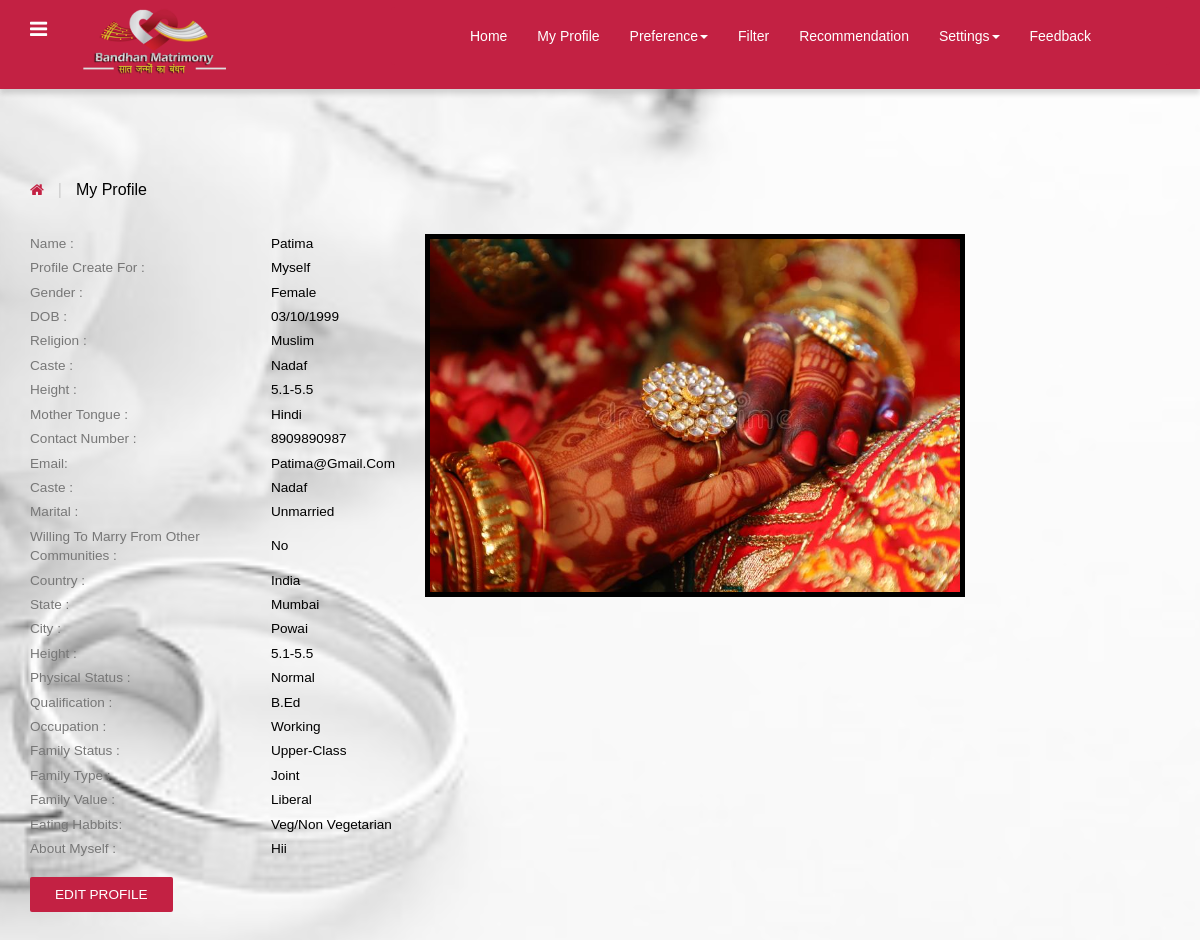
/myprofile.php (signed in), run on the app's committed database.
### tables this page shows
CREATE TABLE `tbl_bride` (
  `ps_profile` varchar(100) DEFAULT NULL,
  `ps_name` varchar(100) DEFAULT NULL,
  `ps_gender` varchar(100) DEFAULT NULL,
  `ps_dob` varchar(100) DEFAULT NULL,
  `ps_religion` varchar(100) DEFAULT NULL,
  `ps_caste` varchar(100) DEFAULT NULL,
  `ps_mother_language` varchar(100) DEFAULT NULL,
  `ps_contact` varchar(100) DEFAULT NULL,
  `ps_email` varchar(100) NOT NULL,
  `ps_password` varchar(100) DEFAULT NULL,
  `ps_question` varchar(100) DEFAULT NULL,
  `ps_answer` varchar(100) DEFAULT NULL,
  `ps_marital` varchar(100) DEFAULT NULL,
  `ps_willing` varchar(100) DEFAULT NULL,
  `ps_country` varchar(100) DEFAULT NULL,
  `ps_state` varchar(100) DEFAULT NULL,
  `ps_city` varchar(100) DEFAULT NULL,
  `ps_height` varchar(10) DEFAULT NULL,
  `ps_status` varchar(15) DEFAULT NULL,
  `ps_qualification` varchar(50) DEFAULT NULL,
  `ps_occupation` varchar(50) DEFAULT NULL,
  `ps_fstatus` varchar(50) DEFAULT NULL,
  `ps_ftype` varchar(50) DEFAULT NULL,
  `ps_fvalue` varchar(50) DEFAULT NULL,
  `ps_ehabits` varchar(50) DEFAULT NULL,
  `ps_amyself` varchar(500) DEFAULT NULL,
  `status` int(11) NOT NULL
);

### myprofile.php (the view, shortened to what this page needs)
<?php include_once("functions.php"); ?>
<?php
 $email=$_SESSION["username"];
 ?>
<!DOCTYPE HTML>
<html>
<?php include_once("header.php"); ?>
<body>
<?php
$gen=$_SESSION["gender"];
						if($gen === "Male"){
						$tab="tbl_groom";
						}
						else{
						$tab="tbl_bride";
						}
$record=mysqli_query($conn,"SELECT*FROM $tab WHERE ps_email='$email'");
$rows=mysqli_fetch_array($record);
?>
<div class="grid_3">
  <div class="container">
   <div class="breadcrumb1">
     <ul>
        <a href="index.php"><i class="fa fa-home home_1"></i></a>
        <span class="divider">&nbsp;|&nbsp;</span>
        <li class="current-page">My Profile</li>
     </ul>
   </div>
   	        <div class="col-sm-4 row_2">
				<table class="table_working_hours">
		        	<tbody>
					 <tr class="opened_1">
							<td class="day_label" >Name  :</td>
							<td class="day_value"><?php echo $rows['ps_name'];?></td>
						</tr>
					 <tr class="opened_1">
							<td class="day_label">Profile Create for :</td>
							<td class="day_value"><?php echo $rows['ps_profile'];?></td>
						</tr>
						<tr class="opened_1">
							<td class="day_label">Gender  :</td>
							<td class="day_value"><?php echo $rows['ps_gender'];?></td>
						</tr>
						<tr class="opened_1">
							<td class="day_label">DOB :</td>
							<td class="day_value"><?php echo $rows['ps_dob'];?></td>
						</tr>
						<tr class="opened_1">
							<td class="day_label">Religion :</td>
							<td class="day_value"><?php echo $rows['ps_religion'];?></td>
						</tr>
						<tr class="opened_1">
							<td class="day_label">Caste :</td>
							<td class="day_value"><?php echo $rows['ps_caste'];?></td>
						</tr>
						<tr class="opened_1">
							<td class="day_label">Height :</td>
							<td class="day_value"><?php echo $rows['ps_height'];?></td>
						</tr>
						<tr class="opened_1">
							<td class="day_label">Mother Tongue :</td>
							<td class="day_value"><?php echo $rows['ps_mother_language'];?></td>
						</tr>
						<tr class="opened_1">
							<td class="day_label">Contact Number :</td>
							<td class="day_value"><?php echo $rows['ps_contact'];?></td>
						</tr>
						<tr class="opened_1">
							<td class="day_label">Email:</td>
							<td class="day_value"><?php echo $rows['ps_email'];?></td>
						</tr>
                        <tr class="opened_1">
							<td class="day_label">Caste :</td>
							<td class="day_value"><?php echo $rows['ps_caste'];?></td>
						</tr>
						<tr class="opened_1">
							<td class="day_label">Marital :</td>
							<td class="day_value"><?php echo $rows['ps_marital'];?></td>
						</tr>
						<tr class="opened_1">
							<td class="day_label">Willing to marry from other communities :</td>
							<td class="day_value"><?php echo $rows['ps_willing'];?></td>
						</tr>
						<tr class="opened_1">
							<td class="day_label">Country :</td>
							<td class="day_value"><?php echo $rows['ps_country'];?></td>
						</tr>
						<tr class="opened_1">
							<td class="day_label">State :</td>
							<td class="day_value"><?php echo $rows['ps_state'];?></td>
						</tr>
						<tr class="opened_1">
							<td class="day_label">City :</td>
							<td class="day_value"><?php echo $rows['ps_city'];?></td>
						</tr>
						<tr class="opened_1">
							<td class="day_label">Height :</td>
							<td class="day_value"><?php echo $rows['ps_height'];?></td>
						</tr>
						<tr class="opened_1">
							<td class="day_label">Physical Status :</td>
							<td class="day_value"><?php echo $rows['ps_status'];?></td>
						</tr>
						<tr class="opened_1">
							<td class="day_label">Qualification :</td>
							<td class="day_value"><?php echo $rows['ps_qualification'];?></td>
						</tr>
						<tr class="opened_1">
							<td class="day_label">Occupation :</td>
							<td class="day_value"><?php echo $rows['ps_occupation'];?></td>
						</tr>
						<tr class="opened_1">
							<td class="day_label">Family Status :</td>
							<td class="day_value"><?php echo $rows['ps_fstatus'];?></td>
						</tr>
						<tr class="opened_1">
							<td class="day_label">Family Type :</td>
							<td class="day_value"><?php echo $rows['ps_ftype'];?></td>
						</tr>
					    <tr class="opened_1">
							<td class="day_label">Family Value :</td>
							<td class="day_value"><?php echo $rows['ps_fvalue'];?></td>
						</tr>
						<tr class="opened_1">
							<td class="day_label">Eating Habbits:</td>
							<td class="day_value"><?php echo $rows['ps_ehabits'];?></td>
						</tr>
						<tr class="opened_1">
							<td class="day_label">About Myself :</td>
							<td class="day_value"><?php echo $rows['ps_amyself'];?></td>
						</tr>
				    </tbody>
				</table>
				<div class="form-actions">
				  <button class="btn_1 submit"  id="edit-submit" name="update" onclick="document.location='mybasic.php'">Edit Profile</button>
			  </div>
		</div>
		<div class="col-sm-6">
	  	<img src="images/home-banner.jpg"  class="left-banner" alt="Responsive image">
	  </div>
</body>
		</html>

### header.php (shortened to what this page needs)
<head>
<?php include_once("functions.php"); ?>
<link href="css/bootstrap-3.1.1.min.css" rel='stylesheet' type='text/css' />
<link href="css/style.css" rel='stylesheet' type='text/css' />
<link href="css/font-awesome.css" rel="stylesheet">
<link rel="stylesheet" href="css/bootstrap-datetimepicker.min.css">
</head>
<div class="navbar navbar-inverse-blue navbar">
     <div class="navbar-inner navbar-inner_1">
        <div class="container">
           <div class="navigation">
             <nav id="colorNav">
			   <ul>
				<li class="green">
				</li>
			   </ul>
             </nav>
           </div>
           <a class="brand" href="index.php"><img src="images/logo.png" alt="logo1"></a>
           <div class="pull-right">
          	<nav class="navbar nav_bottom" role="navigation">
<nav class="navbar fixed-top navbar-expand-lg navbar-dark bg-primary  navbar-collapse">
 <div class="container-fluid">
  <div class="collapse navbar-collapse" id="main_nav">
	<ul class="navbar-nav ms-auto">
	<li class="nav-item"><a class="nav-link" href="index.php"> Home </a></li>
  <?php checkSessionExists() ?>
	</ul>
	  </div>
 </div>
</nav>
</div>
</div>
</div>

### functions.php (shortened to what this page needs)
<?php
function checkSessionExists(){
    if (isset($_SESSION["username"])) {
	   echo '<li class="nav-item"><a class="nav-link" href="myprofile.php"> My Profile </a></li>';
	    echo'<li class="dropdown">
		              <a href="#" class="dropdown-toggle" data-toggle="dropdown"> Preference<span class="caret"></span></a>
		              <ul class="dropdown-menu" role="menu">
		                <li><a href="preference-1.php">Add preference</a></li>
		                <li><a href="ebasic.php">Edit preference</a></li>
		              </ul>
		            </li>';
       echo '<li class="nav-item"><a class="nav-link" href="filter/filter.php"> Filter </a></li>';
       echo '<li class="nav-item"><a class="nav-link" href="recom.php"> Recommendation </a></li>';
       echo'<li class="dropdown">
		              <a href="#" class="dropdown-toggle" data-toggle="dropdown">Settings<span class="caret"></span></a>
		              <ul class="dropdown-menu" role="menu">
		                <li><a href="changepassword.php">Change Password</a></li>
						<li><a href="active.php">Active Account</a></li>
		                <li><a href="deactive.php">Deactive Account</a></li>
		              </ul>
		            </li>';
       echo '<li class="nav-item"><a class="nav-link" href="feedesign.php"> Feedback </a></li>';
    }else{
	  echo'<li class="nav-item"><a class="nav-link" href="home.php"> Register </a></li>';
		echo '<li class="nav-item"><a class="nav-link" href="login.php"> Login </a></li>';
}
}

### css/style.css (style rules this page uses)
ul, ol { margin: 0; }
html, body { font-family: 'Ubuntu', sans-serif; font-size: 100%; background:#fff; }
body a { transition:0.5s all; -webkit-transition:0.5s all; -moz-transition:0.5s all; -o-transition:0.5s all; -ms-transition:0.5s all; }
.navigation { float: left; margin-right: 3%; margin-top: 1px; }
#colorNav > ul { padding: 0; margin: 0; }
#colorNav > ul > li { list-style: none; position:relative; }
#colorNav li.green:after { text-shadow: none; -webkit-font-smoothing: antialiased; font-family: 'fontawesome'; speak: none; font-weight: normal; font-variant: normal; line-height: 1; text-transform: none; -moz-transition: 0.4s; -o-transition: 0.4s; -webkit-transition: 0.4s; transition: 0.4s; color: #fff; content: "\f0c9"; display: inline-block; font-size: 20px; margin-left: 0; position: relative; top: 11px; }
.navbar-inverse-blue .navbar-inner { padding: 7px 0; background:#c32143; border:none; font-size: 0.85em; }
.navbar-inner_1 { padding: 7px 0; background:#c32143; border:none; font-size: 0.85em; box-shadow: 0 5px 5px rgba(0,0,0,0.14); -webkit-box-shadow: 0 5px 5px rgba(0,0,0,0.14); -moz-box-shadow: 0 5px 5px rgba(0,0,0,0.14); -o-box-shadow: 0 5px 5px rgba(0,0,0,0.14); }
.navbar { min-height:100%; margin-bottom:0; border:none; }
.navbar-nav { margin:0; float:right; }
.navbar-nav > li > a { padding: 10px 15px; text-align: center; color: #fff; font-weight: 100; font-size:14px; }
.nav_bottom { background:none; }
.breadcrumb1 { margin-bottom:2em; }
.breadcrumb1 ul { padding:0; margin:0; list-style:none; }
.breadcrumb1 li { position: relative; margin-right: 10px; padding-right: 10px; display: inline-block; color:#000; font-size:1em; }
i.home_1 { color:#c32143; font-size:15px; }
span.divider { padding: 0 5px; color: #ccc; }
.col-sm-4.row_2 { padding-left: 0; }
table.table_working_hours { width: 100%; }
.table_working_hours tr { border: 0; }
td.day_label { color: #777; padding:5px 0; }
.table_working_hours tr { color: #000; font-size: 0.85em; text-transform: capitalize; }
.table_working_hours tr.opened_1 td { padding: 0 0 5px; }
.grid_3 { padding:5em 0; }
ul { padding: 0; list-style: none; }
.btn_1 { background: #c32143; border-radius: 2px; -webkit-border-radius: 2px; -moz-border-radius: 2px; -o-border-radius: 2px; padding: 8px 25px; display: inline-block; color: #fff; text-transform: uppercase; outline: none; border: none; margin: 1em 0 0 0; font-size: 0.85em; }
img.left-banner { display: block; max-width: 100%; background: url('http://i.imgur.com/ikxbnvc.png') repeat; border: 5px solid #000; box-sizing: border-box; }
.container-fluid { background-color: #c32143; margin: 19px; color: #c32143; }
nav.navbar.fixed-top.navbar-expand-lg.navbar-dark.bg-primary.navbar-collapse { background-color: #c32143 !important; }
.bg-primary { background-color: #c32143 !important; }
* { padding: 0; margin: 0; box-sizing: border-box; }
body { background-image: url("images/240_F_129676401_6YsI2H7WZqXqZUW54kBGAVzMkPPIFEKC.jpg"); background-size: cover; background-position: center; font-family: sans-serif; }

### data on the page
tbl_bride: ps_name "Patima", ps_profile "Myself", ps_gender "Female", ps_dob "03/10/1999", ps_religion "Muslim", ps_caste "Nadaf", ps_height "5.1-5.5", ps_mother_language "Hindi", ps_contact "8909890987", ps_email "Patima@gmail.com", ps_marital "Unmarried", ps_willing "No", ps_country "India", ps_state "Mumbai", ps_city "Powai", ps_status "Normal", ps_qualification "B.Ed", ps_occupation "Working", ps_fstatus "Upper-Class", ps_ftype "Joint", ps_fvalue "Liberal", ps_ehabits "Veg/Non Vegetarian", ps_amyself "Hii"
